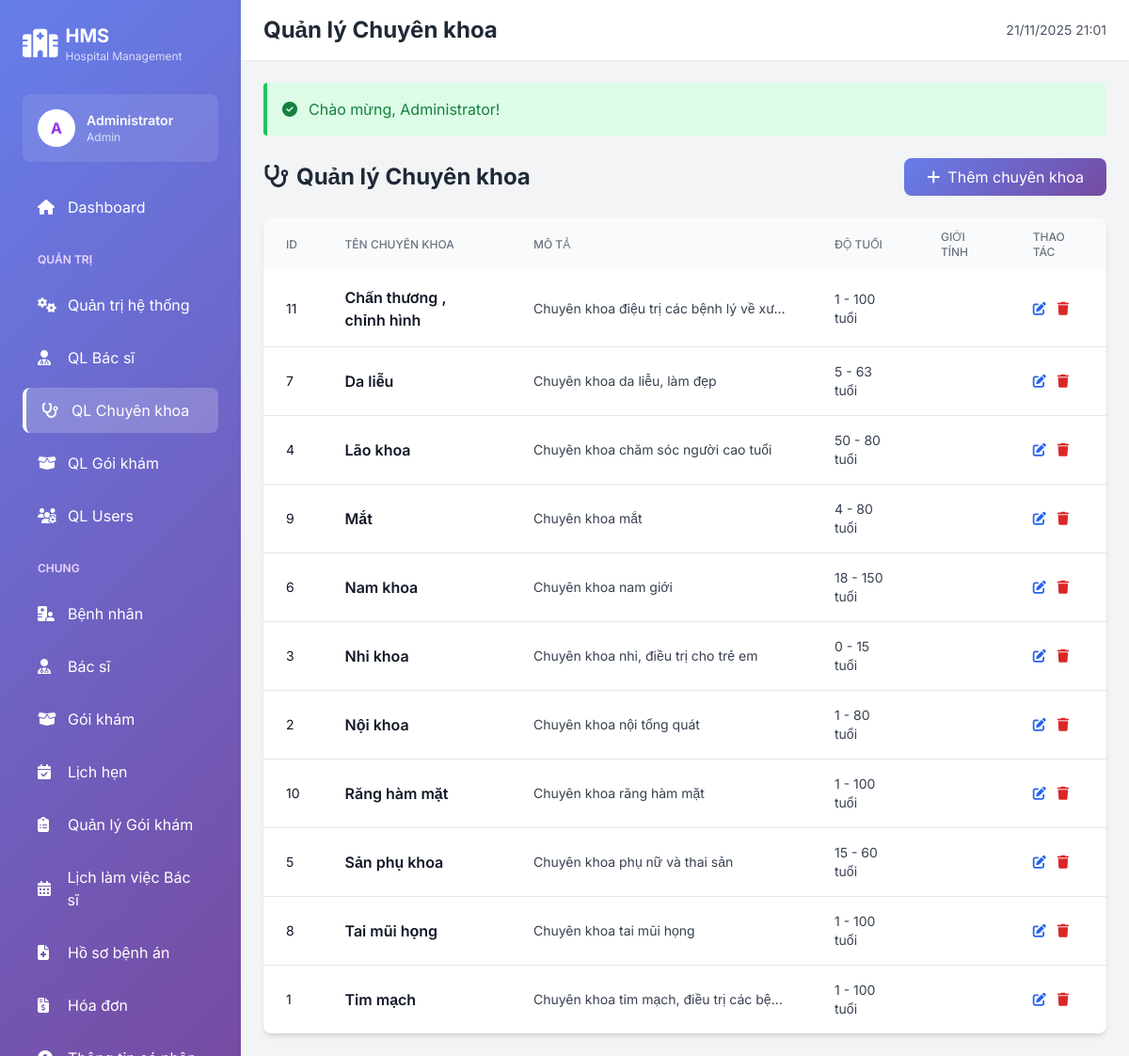
Screenshot of /WebBenhvien/hospital-management-system/public/admin/specializations (signed in) with the database file from the repository.
### tables this page shows
CREATE TABLE `specializations` (
  `id` int(11) NOT NULL,
  `name` varchar(100) NOT NULL,
  `description` text DEFAULT NULL,
  `min_age` int(11) DEFAULT 0,
  `max_age` int(11) DEFAULT 150,
  `gender_requirement` enum('male','female','both') DEFAULT 'both',
  `icon` varchar(50) DEFAULT 'fa-stethoscope',
  `is_active` tinyint(1) DEFAULT 1,
  `created_at` timestamp NOT NULL DEFAULT current_timestamp(),
  `updated_at` timestamp NOT NULL DEFAULT current_timestamp() ON UPDATE current_timestamp()
);

### app/Views/admin/specializations/index.php (the view, shortened to what the rows shown need)
<div class="bg-white rounded-lg shadow-md overflow-hidden">
    <?php if (empty($specializations)): ?>
        <div class="p-12 text-center">
            <i class="fas fa-stethoscope text-6xl text-gray-300 mb-4"></i>
            <p class="text-gray-500 text-lg mb-4">Chưa có chuyên khoa nào</p>
            <a href="<?= APP_URL ?>/admin/specializations/create"
               class="inline-flex items-center px-6 py-3 gradient-bg text-white rounded-lg hover:opacity-90 transition">
                <i class="fas fa-plus mr-2"></i>Thêm chuyên khoa đầu tiên
            </a>
        </div>
    <?php else: ?>
        <table class="w-full">
            <thead class="bg-gray-50">
                <tr>
                    <th class="px-6 py-3 text-left text-xs font-medium text-gray-500 uppercase">ID</th>
                    <th class="px-6 py-3 text-left text-xs font-medium text-gray-500 uppercase">Tên chuyên khoa</th>
                    <th class="px-6 py-3 text-left text-xs font-medium text-gray-500 uppercase">Mô tả</th>
                    <th class="px-6 py-3 text-left text-xs font-medium text-gray-500 uppercase">Độ tuổi</th>
                    <th class="px-6 py-3 text-left text-xs font-medium text-gray-500 uppercase">Giới tính</th>
                    <th class="px-6 py-3 text-left text-xs font-medium text-gray-500 uppercase">Thao tác</th>
                </tr>
            </thead>
            <tbody class="divide-y divide-gray-200">
                <?php foreach ($specializations as $spec): ?>
                <tr class="hover:bg-gray-50">
                    <td class="px-6 py-4 text-sm text-gray-900"><?= $spec['id'] ?></td>
                    <td class="px-6 py-4">
                        <span class="font-semibold text-gray-900"><?= htmlspecialchars($spec['name']) ?></span>
                    </td>
                    <td class="px-6 py-4 text-sm text-gray-700 max-w-xs truncate">
                        <?= htmlspecialchars($spec['description']) ?>
                    </td>
                    <td class="px-6 py-4 text-sm text-gray-700">
                        <?= $spec['min_age'] ?> - <?= $spec['max_age'] ?> tuổi
                    </td>
                    <td class="px-6 py-4 text-sm">
                    </td>
                    <td class="px-6 py-4 text-sm">
                        <div class="flex items-center space-x-3">
                            <a href="<?= APP_URL ?>/admin/specializations/<?= $spec['id'] ?>/edit"
                               class="text-blue-600 hover:text-blue-900" title="Sửa">
                                <i class="fas fa-edit"></i>
                            </a>
                            <form action="<?= APP_URL ?>/admin/specializations/<?= $spec['id'] ?>/delete" method="POST"
                                  class="inline" onsubmit="return confirm('Bạn có chắc muốn xóa chuyên khoa này?')">
                                <button type="submit" class="text-red-600 hover:text-red-900" title="Xóa">
                                    <i class="fas fa-trash"></i>
                                </button>
                            </form>
                        </div>
                    </td>
                </tr>
                <?php endforeach; ?>
            </tbody>
        </table>
    <?php endif; ?>
</div>
<?php
require_once APP_PATH . '/Views/layouts/main.php';
?>

### rows the page displays
specializations: id "11", name "Chấn thương , chỉnh hình", description "Chuyên khoa điệu trị các bệnh lý về xư…", min_age "1", max_age "100"
specializations: id "7", name "Da liễu", description "Chuyên khoa da liễu, làm đẹp", min_age "5", max_age "63"
specializations: id "4", name "Lão khoa", description "Chuyên khoa chăm sóc người cao tuổi", min_age "50", max_age "80"
specializations: id "9", name "Mắt", description "Chuyên khoa mắt", min_age "4", max_age "80"
specializations: id "6", name "Nam khoa", description "Chuyên khoa nam giới", min_age "18", max_age "150"
specializations: id "3", name "Nhi khoa", description "Chuyên khoa nhi, điều trị cho trẻ em", min_age "0", max_age "15"
specializations: id "2", name "Nội khoa", description "Chuyên khoa nội tổng quát", min_age "1", max_age "80"
specializations: id "10", name "Răng hàm mặt", description "Chuyên khoa răng hàm mặt", min_age "1", max_age "100"
specializations: id "5", name "Sản phụ khoa", description "Chuyên khoa phụ nữ và thai sản", min_age "15", max_age "60"
specializations: id "8", name "Tai mũi họng", description "Chuyên khoa tai mũi họng", min_age "1", max_age "100"
specializations: id "1", name "Tim mạch", description "Chuyên khoa tim mạch, điều trị các bệ…", min_age "1", max_age "100"

### other values shown
substr(Auth::user()['full_name'], 0, 1) "A"
Auth::user()['full_name'] "Administrator"
Auth::role() "Admin"
$page_title "Quản lý Chuyên khoa"
$_SESSION['success'] "Chào mừng, Administrator!"
